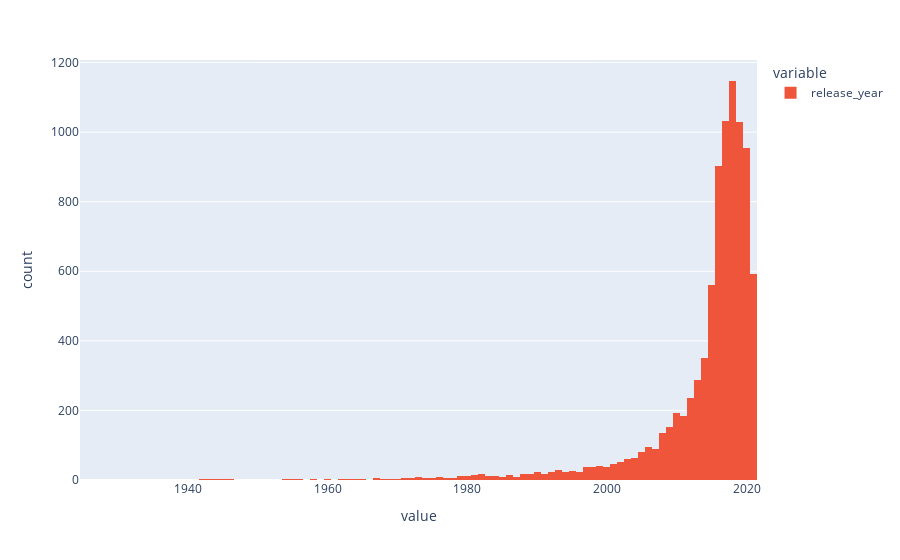

The code cell stored with this chart in its notebook:
### Code cell
px.histogram(data["release_year"], color_discrete_map={0:'red'})

### Figure 1 — Plotly figure (JSON) as saved in the notebook; plotly's stock layout.template omitted (floating-point values rounded to 4 significant figures; data arrays with more than 128 entries replaced by an {"elided": "..."} marker saying what was removed)
{"data": [{"alignmentgroup": "True", "bingroup": "x", "hovertemplate": "variable=release_year<br>value=%{x}<br>count=%{y}<extra></extra>", "legendgroup": "release_year", "marker": {"color": "#EF553B", "pattern": {"shape": ""}}, "name": "release_year", "offsetgroup": "release_year", "orientation": "v", "showlegend": true, "type": "histogram", "x": {"elided": "8807 int values"}, "xaxis": "x", "yaxis": "y"}], "layout": {"barmode": "relative", "legend": {"title": {"text": "variable"}, "tracegroupgap": 0}, "margin": {"t": 60}, "xaxis": {"anchor": "y", "domain": [0, 1], "title": {"text": "value"}}, "yaxis": {"anchor": "x", "domain": [0, 1], "title": {"text": "count"}}}}
